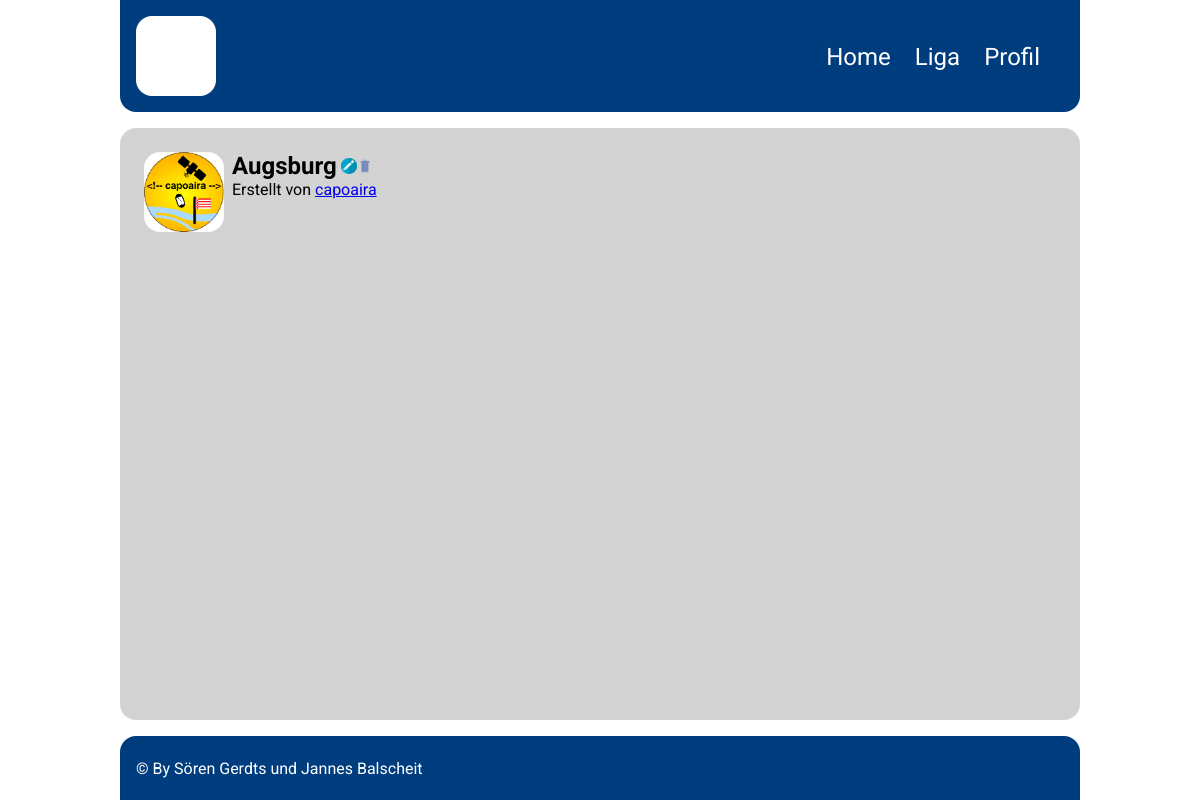
The page /liga/verein/index.php?verein=2 (signed in) on the database its author committed.
### tables this page shows
CREATE TABLE `vereine` (
  `vereinsId` int(11) NOT NULL,
  `name` varchar(255) NOT NULL,
  `beschreibung` text NOT NULL,
  `logo` varchar(255) NOT NULL,
  `erstelltVon` varchar(255) NOT NULL
);

CREATE TABLE `user` (
  `userId` int(11) NOT NULL,
  `username` varchar(255) NOT NULL,
  `email` varchar(255) NOT NULL,
  `passwort` text NOT NULL,
  `profilbild` varchar(255) NOT NULL,
  `status` varchar(255) NOT NULL,
  `createdAt` date NOT NULL DEFAULT current_timestamp()
);

### inc/global.php (called while the page is built, shortened)
<?php
    function istMeinVerein($db, $meineId, $vereinsId) {
        $istMeineVerein = false;
        $abfrage = mysqli_query($db, "SELECT erstelltVon FROM vereine WHERE vereinsId='$vereinsId'");
        if ($abfrage && $row=mysqli_fetch_object($abfrage)) {
            if ($row->erstelltVon == $meineId) $istMeineVerein = true;
        }
        return $istMeineVerein;
    }
?>

### liga/verein/index.php (the view, shortened to what this page needs)
<?php
	require_once('../../inc/dbconnect.php');
	require_once('../../inc/global.php');
	$userId = $_SESSION['userId'];
	$vereinsId = $_GET['verein'];
	$darfBearbeiten = istMeinVerein($db, $userId, $vereinsId) || $_SESSION['status'] == 'admin';
?>
<!doctype html>
<html lang="de">
	<head>
		<link rel="stylesheet" href="/ligatabelle/css/style.css">
		<link rel="stylesheet" href="/ligatabelle/css/liga-erstellen.css">
		<link rel="stylesheet" href="/ligatabelle/css/verein.css">
	</head>
	<body>
		<?php include_once('../../inc/header.php') ?>
		<div id="content">
			<?php
				$abfrage = mysqli_query($db, "SELECT * FROM vereine WHERE vereinsId = $vereinsId");
				$verein = mysqli_fetch_object($abfrage);
				$abfrage = mysqli_query($db, "SELECT * FROM user WHERE userId = $verein->erstelltVon");
				$user = mysqli_fetch_object($abfrage);
			?>
			<div class="verein_block">
				<img src="/ligatabelle/img/vereine/<?=$verein->logo?>">
				<div class="verein_info">
					<div>
						<span class="h1"><?=$verein->name?></span>
						<?php
							if ($darfBearbeiten) {
								echo '<a href="javascript:void(0)" onclick="openPopup()"><img src="/ligatabelle/img/bearbeiten.png" class="img_btn"></a>';
								echo '<a href="php/loeschen.php?verein='.$vereinsId.'"><img src="/ligatabelle/img/loeschen.png" class="img_btn"></a>';
							}
						?>
					</div>
					<span class="ersteller">Erstellt von <a href="../../profil/index.php?id=<?=$verein->erstelltVon?>"><?=$user->username?></a></span>
				</div>
			</div>
		</div>
		<?php include_once('../../inc/footer.php') ?>
	</body>
</html>

### css/style.css (style rules this page uses)
* { padding: 0; margin: 0; font-family: roboto; font-size: 1em; }
body { width: 80%; max-width: 90em; display: grid; grid: "head head" "main side" "foot foot" / 5fr 3fr; gap: 1em; margin: 0 auto; }
header, #content, aside, footer { padding: 1em; }
#content { grid-area: main; min-height: calc(100vh - 6em - 3em - 4em - 2em); width: calc(100% - 2em); background: rgb(211, 211 ,211); border-radius: 1em; }
h1,.h1 { font-size: 1.5em; font-weight: bold; margin-bottom: 1em; }
.img_btn { border: none; background: none; }
.img_btn { height: 1em; align-self: center; cursor: pointer; }

### css/liga-erstellen.css (style rules this page uses)
body { grid: "head" "main" "foot" / 1fr; }
#content { display: flex; flex-direction: column; }

### css/verein.css (style rules this page uses)
.verein_block { display: block; margin-bottom: 1em; padding: .5em; text-decoration: none; color: #000; }
.verein_block img:not(.img_btn) { height: 5em; width: 5em; margin-right: .5em; border-radius: 1em; float: left; }
.verein_info div { display: inline; }
.verein_info .h1 { margin: 0; }
.ersteller { display: block; margin-bottom: .8em; }

### rows shown on the page
vereine: logo (picture), name "Augsburg"
user: username "capoaira"
